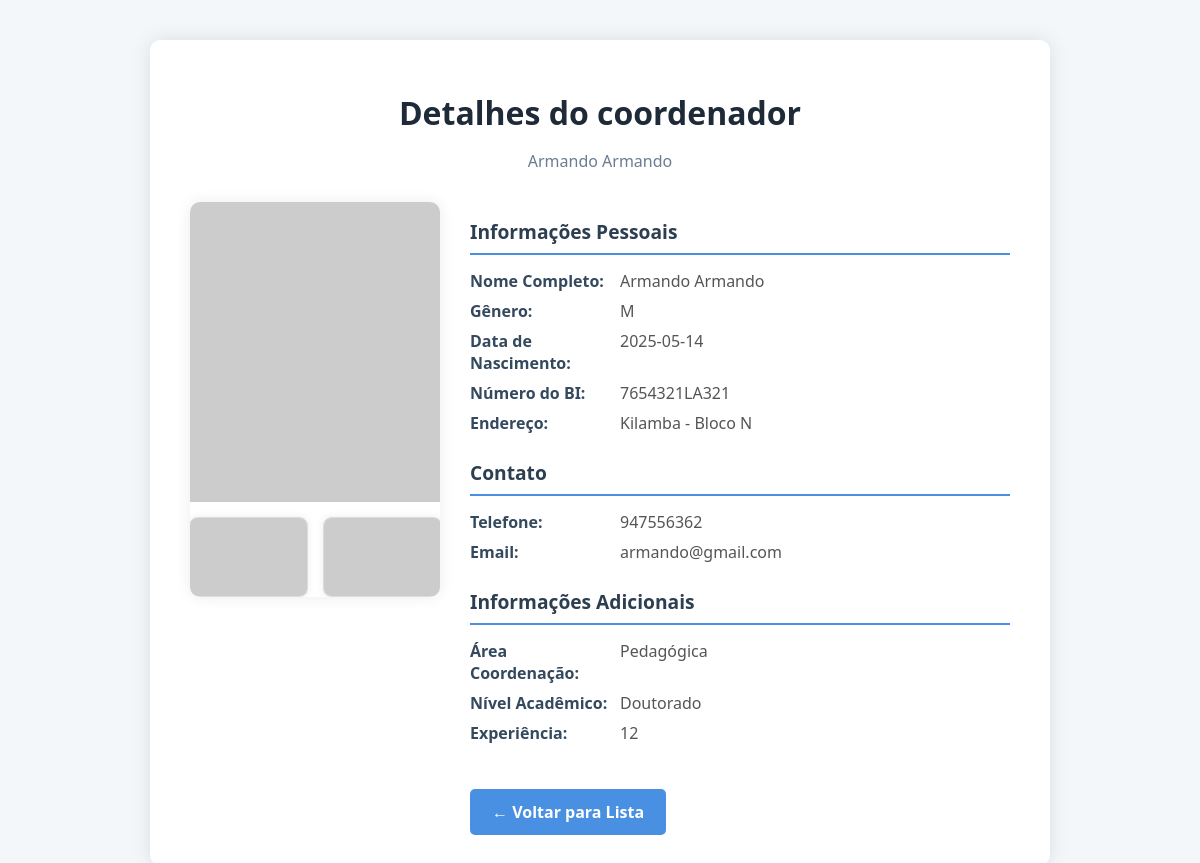
The page /admin/view_coordinator.php?id=3 on the database its author committed.
### tables this page shows
CREATE TABLE `coordenadores` (
  `id` int(11) NOT NULL,
  `fname` varchar(50) NOT NULL,
  `lname` varchar(50) NOT NULL,
  `data_nascimento` date NOT NULL,
  `genero` enum('M','F','O') NOT NULL,
  `num_bi` varchar(13) NOT NULL,
  `foto_bi1` varchar(255) NOT NULL,
  `foto_bi2` varchar(255) NOT NULL,
  `endereco` text NOT NULL,
  `telefone` varchar(9) NOT NULL,
  `email` varchar(100) NOT NULL,
  `area_coordenacao` enum('Pedagógica','Administrativa','Disciplinar','Técnica') NOT NULL,
  `nivel_academico` enum('Bacharelato','Licenciatura','Mestrado','Doutorado') NOT NULL,
  `anos_experiencia` tinyint(2) NOT NULL,
  `fotoperfil` varchar(255) NOT NULL,
  `password` varchar(255) NOT NULL,
  `created_at` timestamp NOT NULL DEFAULT current_timestamp(),
  `updated_at` timestamp NOT NULL DEFAULT current_timestamp() ON UPDATE current_timestamp(),
  `status` enum('active','inactive') NOT NULL DEFAULT 'active',
  `username` varchar(100) DEFAULT NULL
);

### admin/view_coordinator.php (the view, shortened to what this page needs)
<?php
include('dbconnection.php');
$id = (int)$_GET['id'];
try {
    $stmt = $conn->prepare("SELECT * FROM coordenadores WHERE id = ?");
    $stmt->execute([$id]);
    $g = $stmt->fetch(PDO::FETCH_ASSOC);
} catch (PDOException $e) {
    die("Erro ao buscar coordenador: " . $e->getMessage());
}
?>
<!DOCTYPE html>
<html lang="pt-BR">
<head>
</head>
<body>
<div class="container">
    <h1>Detalhes do coordenador</h1>
    <p class="subtitle"><?= htmlspecialchars($g['fname'] . ' ' . $g['lname']); ?></p>
    <div class="card">
        <div class="card-image">
            <?php if (!empty($g['fotoperfil']) && file_exists($g['fotoperfil'])): ?>
                <img src="<?= htmlspecialchars($g['fotoperfil']); ?>" alt="Foto de <?= htmlspecialchars($g['fname']); ?>" />
            <?php else: ?>
                <img src="https://via.placeholder.com/250x300?text=Sem+Foto" alt="Sem foto de perfil" />
            <?php endif; ?>
            <div class="bi-photos">
                <?php if (!empty($g['foto_bi1']) && file_exists($g['foto_bi1'])): ?>
                    <img src="<?= htmlspecialchars($g['foto_bi1']); ?>" alt="Foto BI Frente" title="Foto BI Frente" />
                <?php else: ?>
                    <img src="https://via.placeholder.com/120x80?text=BI+Frente" alt="Sem foto BI Frente" />
                <?php endif; ?>
                <?php if (!empty($g['foto_bi2']) && file_exists($g['foto_bi2'])): ?>
                    <img src="<?= htmlspecialchars($g['foto_bi2']); ?>" alt="Foto BI Verso" title="Foto BI Verso" />
                <?php else: ?>
                    <img src="https://via.placeholder.com/120x80?text=BI+Verso" alt="Sem foto BI Verso" />
                <?php endif; ?>
            </div>
        </div>
        <div class="card-info">
            <div class="info-section">
                <h2>Informações Pessoais</h2>
                <div class="info-row"><div class="info-label">Nome Completo:</div><div class="info-value"><?= htmlspecialchars($g['fname'] . ' ' . $g['lname']); ?></div></div>
                <div class="info-row"><div class="info-label">Gênero:</div><div class="info-value"><?= htmlspecialchars($g['genero']); ?></div></div>
                <div class="info-row"><div class="info-label">Data de Nascimento:</div><div class="info-value"><?= htmlspecialchars($g['data_nascimento']); ?></div></div>
                <div class="info-row"><div class="info-label">Número do BI:</div><div class="info-value"><?= htmlspecialchars($g['num_bi']); ?></div></div>
                <div class="info-row"><div class="info-label">Endereço:</div><div class="info-value"><?= htmlspecialchars($g['endereco']); ?></div></div>
            </div>
            <div class="info-section">
                <h2>Contato</h2>
                <div class="info-row"><div class="info-label">Telefone:</div><div class="info-value"><?= htmlspecialchars($g['telefone']); ?></div></div>
                <div class="info-row"><div class="info-label">Email:</div><div class="info-value"><?= htmlspecialchars($g['email']); ?></div></div>
            </div>
            <div class="info-section">
                <h2>Informações Adicionais</h2>
                <div class="info-row"><div class="info-label">Área Coordenação:</div><div class="info-value"><?= htmlspecialchars($g['area_coordenacao']); ?></div></div>
                <div class="info-row"><div class="info-label">Nível Acadêmico:</div><div class="info-value"><?= htmlspecialchars($g['nivel_academico']); ?></div></div>
                <div class="info-row"><div class="info-label">Experiência:</div><div class="info-value"><?= htmlspecialchars($g['anos_experiencia']); ?></div></div>
            </div>
            <a href="coordinator.php" class="btn-back">← Voltar para Lista</a>
        </div>
    </div>
</div>
</body>
</html>

### admin/view_coordinator.php (style rules this page uses)
* { box-sizing: border-box; }
body { font-family: 'Segoe UI', Tahoma, Geneva, Verdana, sans-serif; background: #f4f7fa; color: #333; margin: 0; padding: 0 15px; }
.container { max-width: 900px; margin: 40px auto; background: white; border-radius: 10px; box-shadow: 0 0 20px rgba(0,0,0,0.1); padding: 30px 40px; }
h1 { font-weight: 700; font-size: 2rem; margin-bottom: 10px; color: #1e2a38; text-align: center; }
.subtitle { text-align: center; font-size: 1rem; color: #6b7c93; margin-bottom: 30px; }
.card { display: flex; gap: 30px; flex-wrap: wrap; align-items: flex-start; }
.card-image { flex: 0 0 250px; border-radius: 10px; overflow: hidden; box-shadow: 0 0 15px rgba(0,0,0,0.08); }
.card-image img { width: 100%; height: auto; display: block; }
.bi-photos { display: flex; gap: 15px; margin-top: 15px; justify-content: center; }
.bi-photos img { width: 120px; height: 80px; object-fit: cover; border-radius: 8px; box-shadow: 0 0 8px rgba(0,0,0,0.07); border: 1px solid #ddd; }
.card-info { flex: 1; min-width: 280px; }
.info-section { margin-bottom: 25px; }
.info-section h2 { font-size: 1.2rem; border-bottom: 2px solid #4a90e2; padding-bottom: 8px; margin-bottom: 15px; color: #2c3e50; }
.info-row { display: flex; flex-wrap: wrap; margin-bottom: 8px; }
.info-label { flex: 0 0 150px; font-weight: 600; color: #34495e; }
.info-value { flex: 1; color: #555; word-wrap: break-word; }
.btn-back { display: inline-block; background-color: #4a90e2; color: white; padding: 12px 22px; border-radius: 5px; text-decoration: none; font-weight: 600; transition: background-color 0.3s ease; margin-top: 20px; }

### rows shown on the page
coordenadores: fname+lname "Armando Armando", genero "M", data_nascimento "2025-05-14", num_bi "7654321LA321", endereco "Kilamba - Bloco N", telefone "947556362", email "armando@gmail.com", area_coordenacao "Pedagógica", nivel_academico "Doutorado", anos_experiencia "12"
